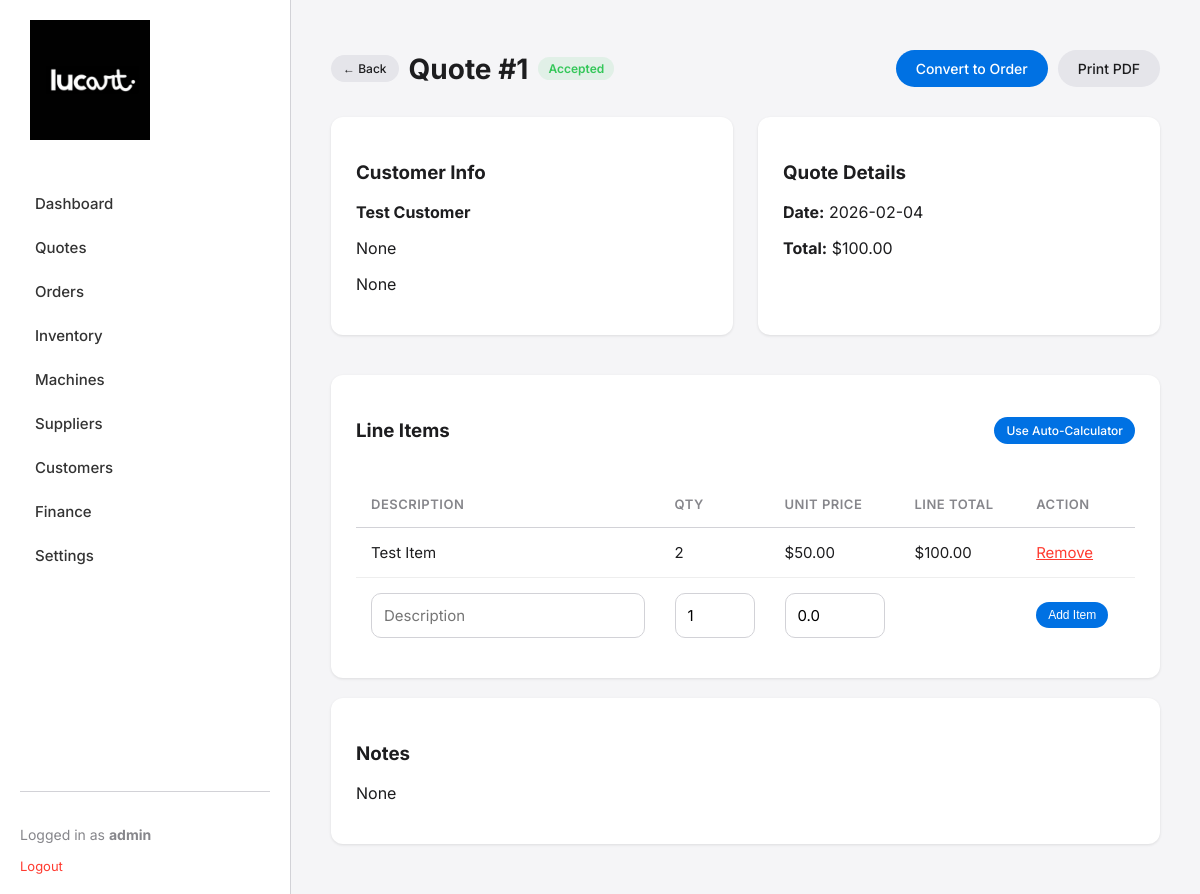
Screenshot of /quotes/1 (signed in) with the database file from the repository.
### app/models.py (models this page shows, shortened)
class User(UserMixin, db.Model):
    id = db.Column(db.Integer, primary_key=True)
    username = db.Column(db.String(64), index=True, unique=True)
    password_hash = db.Column(db.String(128))

class Quote(db.Model):
    id = db.Column(db.Integer, primary_key=True)
    customer_id = db.Column(db.Integer, db.ForeignKey('customer.id'))
    date = db.Column(db.DateTime, default=datetime.utcnow)
    status = db.Column(db.String(20), default='Draft') # Draft, Sent, Accepted, Rejected
    total = db.Column(db.Float, default=0.0)
    notes = db.Column(db.Text)
    items = db.relationship('QuoteItem', backref='quote', lazy='dynamic', cascade='all, delete-orphan')

class Customer(db.Model):
    id = db.Column(db.Integer, primary_key=True)
    name = db.Column(db.String(120), index=True, nullable=False)
    email = db.Column(db.String(120), index=True)
    phone = db.Column(db.String(20))
    address = db.Column(db.String(200))
    notes = db.Column(db.Text)
    created_at = db.Column(db.DateTime, default=datetime.utcnow)
    orders = db.relationship('Order', backref='customer', lazy='dynamic')
    quotes = db.relationship('Quote', backref='customer', lazy='dynamic')

class QuoteItem(db.Model):
    id = db.Column(db.Integer, primary_key=True)
    quote_id = db.Column(db.Integer, db.ForeignKey('quote.id'))
    description = db.Column(db.String(200))
    quantity = db.Column(db.Integer, default=1)
    unit_price = db.Column(db.Float, default=0.0)

### app/quotes/routes.py (the view, shortened to what this page needs)
@quotes_bp.route('/<int:id>', methods=['GET', 'POST'])
@login_required
def view_quote(id):
    quote = Quote.query.get_or_404(id)
    item_form = QuoteItemForm()
    return render_template('quotes/view.html', quote=quote, item_form=item_form)

### app/quotes/forms.py
class QuoteItemForm(FlaskForm):
    description = StringField('Description', validators=[DataRequired()])
    quantity = IntegerField('Quantity', default=1, validators=[DataRequired()])
    unit_price = FloatField('Unit Price', default=0.0, validators=[DataRequired()])
    submit = SubmitField('Add Item')

### app/models.py (called while the page is built)
@login.user_loader
def load_user(id):
    return User.query.get(int(id))

### app/templates/quotes/view.html (shortened to what this page needs)
{% extends "base.html" %}
{% block content %}
<div class="header">
    <div style="display: flex; align-items: center; gap: 10px;">
        <a href="{{ url_for('quotes.index') }}" class="btn btn-sm btn-secondary">&larr; Back</a>
        <h1 class="page-title">Quote #{{ quote.id }}</h1>
        <span class="badge badge-{{ 'success' if quote.status=='Accepted' else 'neutral' }}">{{ quote.status }}</span>
    </div>
    <div class="actions">
        {% if quote.status == 'Draft' %}
            <a href="{{ url_for('quotes.set_status', id=quote.id, status='Sent') }}" class="btn btn-primary">Mark as Sent</a>
        {% elif quote.status == 'Sent' %}
            <a href="{{ url_for('quotes.set_status', id=quote.id, status='Accepted') }}" class="btn btn-success">Mark Accepted</a>
            <a href="{{ url_for('quotes.set_status', id=quote.id, status='Rejected') }}" class="btn btn-danger">Mark Rejected</a>
        {% elif quote.status == 'Accepted' %}
            <a href="{{ url_for('quotes.convert_to_order', id=quote.id) }}" class="btn btn-primary">Convert to Order</a>
        {% endif %}
        <a href="{{ url_for('quotes.print_quote', id=quote.id) }}" target="_blank" class="btn btn-secondary">Print PDF</a>
    </div>
</div>
<div class="dashboard-grid">
    <div class="card">
        <h3>Customer Info</h3>
        <p><strong>{{ quote.customer.name }}</strong></p>
        <p>{{ quote.customer.email }}</p>
        <p>{{ quote.customer.phone }}</p>
    </div>
    <div class="card">
        <h3>Quote Details</h3>
        <p><strong>Date:</strong> {{ quote.date.strftime('%Y-%m-%d') }}</p>
        <p><strong>Total:</strong> ${{ "%.2f"|format(quote.total) }}</p>
    </div>
</div>
<div class="card mt-20">
    <div style="display: flex; justify-content: space-between; align-items: center; margin-bottom: 20px;">
        <h3>Line Items</h3>
        <div class="btn-group">
            <a href="{{ url_for('quotes.calculator', id=quote.id) }}" class="btn btn-sm btn-primary">Use Auto-Calculator</a>
        </div>
    </div>
    <table>
        <thead>
            <tr>
                <th>Description</th>
                <th>Qty</th>
                <th>Unit Price</th>
                <th>Line Total</th>
                <th>Action</th>
            </tr>
        </thead>
        <tbody>
            {% for item in quote.items %}
            <tr>
                <td>{{ item.description }}</td>
                <td>{{ item.quantity }}</td>
                <td>${{ "%.2f"|format(item.unit_price) }}</td>
                <td>${{ "%.2f"|format(item.quantity * item.unit_price) }}</td>
                <td><a href="{{ url_for('quotes.delete_item', id=item.id) }}" style="color: var(--error-color);">Remove</a></td>
            </tr>
            {% endfor %}
            <tr>
                <form method="post">
                    <td>{{ item_form.description(placeholder="Description") }}</td>
                    <td width="80">{{ item_form.quantity(placeholder="Qty") }}</td>
                    <td width="100">{{ item_form.unit_price(placeholder="Price") }}</td>
                    <td></td>
                    <td>{{ item_form.submit(class="btn btn-sm btn-primary") }}</td>
                </form>
            </tr>
        </tbody>
    </table>
</div>
<div class="card mt-20">
    <h3>Notes</h3>
    <p>{{ quote.notes }}</p>
</div>
{% endblock %}

### app/templates/base.html (shortened to what this page needs)
<!DOCTYPE html>
<html lang="en">
<head>
    <link rel="stylesheet" href="{{ url_for('static', filename='css/modern.css') }}">
</head>
<body>
    <div class="sidebar">
        <div class="logo-container">
            <a href="{{ url_for('index') }}">
                <img src="{{ url_for('static', filename='img/logo.png') }}" alt="Lucart 3D">
            </a>
        </div>
        <div class="nav-links">
            <a href="{{ url_for('index') }}" class="nav-link">Dashboard</a>
            <a href="{{ url_for('quotes.index') }}" class="nav-link">Quotes</a>
            <a href="{{ url_for('orders.index') }}" class="nav-link">Orders</a>
            <a href="{{ url_for('inventory.index') }}" class="nav-link">Inventory</a>
            <a href="{{ url_for('machines.index') }}" class="nav-link">Machines</a>
            <a href="{{ url_for('suppliers.index') }}" class="nav-link">Suppliers</a>
            <a href="{{ url_for('customers.index') }}" class="nav-link">Customers</a>
            <a href="{{ url_for('finance.index') }}" class="nav-link">Finance</a>
            <a href="{{ url_for('settings.index') }}" class="nav-link">Settings</a>
        </div>
        <div class="user-info">
            {% if current_user.is_authenticated %}
                <p>Logged in as <strong>{{ current_user.username }}</strong></p>
                <a href="{{ url_for('auth.logout') }}" style="color: var(--error-color); text-decoration: none; font-size: 13px;">Logout</a>
            {% else %}
                <a href="{{ url_for('auth.login') }}">Login</a>
            {% endif %}
        </div>
    </div>
    <div class="main-content">
        {% block content %}{% endblock %}
    </div>
</body>
</html>

### app/static/css/modern.css (style rules this page uses)
:root { --bg-color: #f5f5f7; --sidebar-bg: #ffffff; --sidebar-text: #333333; --sidebar-active: #e8e8ed; --text-color: #1d1d1f; --text-secondary: #86868b; --accent-color: #0071e3; --accent-hover: #0077ed; --card-bg: #ffffff; --border-color: #d2d2d7; --error-color: #ff3b30; --success-color: #34c759; --warning-color: #ff9f0a; --shadow-sm: 0 1px 3px rgba(0,0,0,0.1); --shadow-md: 0 4px 6px rgba(0,0,0,0.05); --radius: 12px; }
body { font-family: -apple-system, BlinkMacSystemFont, "Segoe UI", Roboto, Helvetica, Arial, sans-serif; background-color: var(--bg-color); color: var(--text-color); margin: 0; display: flex; height: 100vh; overflow: hidden; }
.sidebar { width: 250px; background-color: var(--sidebar-bg); border-right: 1px solid var(--border-color); display: flex; flex-direction: column; padding: 20px; }
.logo-container { margin-bottom: 40px; padding-left: 10px; }
.logo-container img { max-width: 120px; height: auto; }
.nav-links { flex: 1; display: flex; flex-direction: column; gap: 5px; }
.nav-link { text-decoration: none; color: var(--sidebar-text); padding: 10px 15px; border-radius: 8px; transition: background-color 0.2s; font-weight: 500; font-size: 15px; }
.user-info { margin-top: auto; padding-top: 20px; border-top: 1px solid var(--border-color); font-size: 14px; color: var(--text-secondary); }
.main-content { flex: 1; overflow-y: auto; padding: 30px 40px; }
.header { display: flex; justify-content: space-between; align-items: center; margin-bottom: 30px; }
.page-title { font-size: 28px; font-weight: 700; margin: 0; }
.actions { display: flex; gap: 10px; }
.card { background: var(--card-bg); border-radius: var(--radius); padding: 25px; box-shadow: var(--shadow-sm); margin-bottom: 20px; }
.btn { display: inline-block; padding: 10px 20px; border-radius: 20px; text-decoration: none; font-size: 14px; font-weight: 500; cursor: pointer; border: none; transition: all 0.2s; }
.btn-primary { background-color: var(--accent-color); color: white; }
.btn-secondary { background-color: #e5e5ea; color: var(--text-color); }
.btn-sm { padding: 6px 12px; font-size: 12px; }
input[type="text"], input[type="email"], input[type="password"], input[type="number"], select, textarea { width: 100%; padding: 12px; border: 1px solid var(--border-color); border-radius: 10px; font-size: 15px; box-sizing: border-box; transition: border-color 0.2s; font-family: inherit; }
table { width: 100%; border-collapse: collapse; }
th { text-align: left; padding: 15px; border-bottom: 1px solid var(--border-color); color: var(--text-secondary); font-weight: 600; font-size: 13px; text-transform: uppercase; letter-spacing: 0.5px; }
td { padding: 15px; border-bottom: 1px solid #eee; font-size: 15px; }
tr:last-child td { border-bottom: none; }
.mt-20 { margin-top: 20px; }
.badge { padding: 4px 10px; border-radius: 12px; font-size: 12px; font-weight: 600; }
.badge-success { background-color: rgba(52, 199, 89, 0.1); color: var(--success-color); }
.dashboard-grid { display: grid; grid-template-columns: repeat(auto-fit, minmax(300px, 1fr)); gap: 25px; }

### app/templates/base.html (style rules this page uses)
body { font-family: 'Inter', sans-serif; }

### rows the page displays
User: username "admin"
Quote: id "1", status "Accepted", date "2026-02-04", total "100.00", notes "None"
Customer: customer.name "Test Customer", customer.email "None", customer.phone "None"
QuoteItem: description "Test Item", quantity "2", unit_price "50.00", item.quantity*item.unit_price "100.00"
